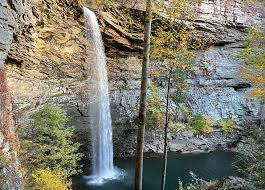
#> input picture labs/Lab7/waterfall.jfif, 265 x 190 px, found by its file name
$ python applying_sharpness.py
#> lines starting #> are read from the running program, lines starting #| are printed output that depends on the picture
from PIL import Image, ImageEnhance

# Create new image by import
image = Image.open('waterfall.jfif')
#> image is the input picture: PIL image 265x190 RGB; mean R, G, B 126.3, 123.8, 109.5

sharpness_enhancer = ImageEnhance.Sharpness(image)

enhanced_image = sharpness_enhancer.enhance(7)
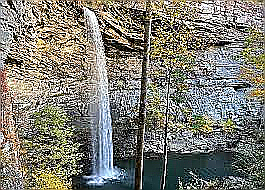
#> enhanced_image: PIL image 265x190 RGB; mean R, G, B 126, 125.4, 116.4
enhanced_image.show()
enhanced_image.save('sharpness_waterfall.jfif')
